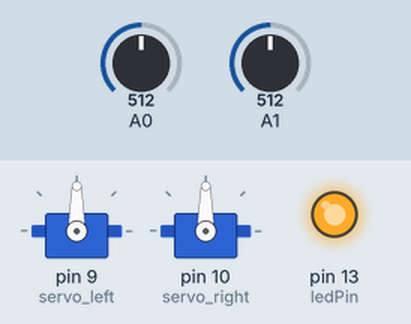
This sketch was run on a simulated Arduino Uno, built with avr-gcc and run on an emulated ATmega328P. Shown: 2 × servo, output pins drawn as LEDs (lit = HIGH). The inputs (shaded band) are chosen by the test bench; at power-on: A0 = 512, A1 = 512.

Above: at 1.2 s.
1.3 s: A0 set to 528
At 2.2 s:
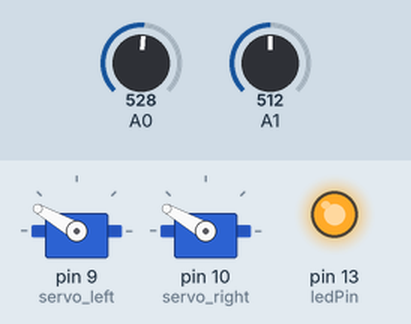
4.3 s: A1 set to 543
7.3 s: A1 set to 578
At 7.7 s:
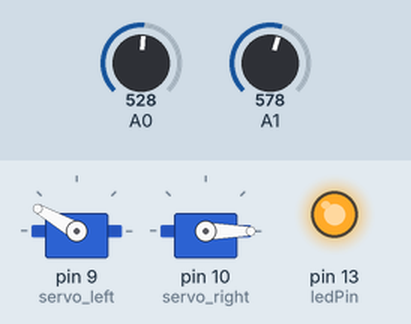
10.3 s: A0 set to 561
At 11.3 s:
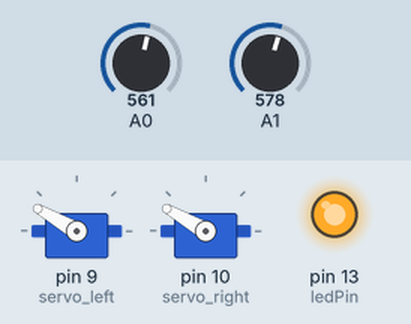
13.3 s: A0 set to 511
At 13.8 s:
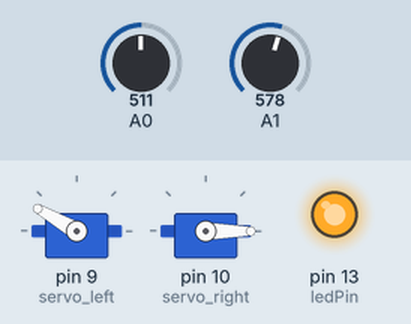
16.3 s: A1 set to 306
At 17.5 s:
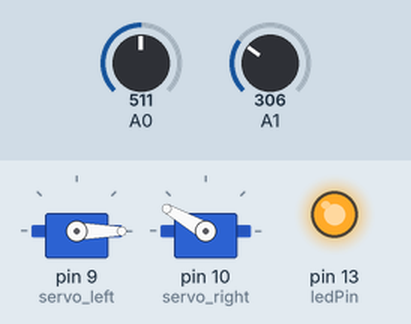
Timing chart, 0 to 19.3 s (numbered marks = the images above; inputs shaded):
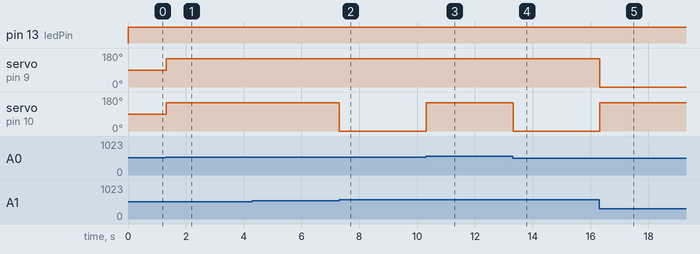

The sketch:

photovore_v1.ino
```cpp
#include <Servo.h>

Servo servo_left;   // create servo object to control a servo
                    // a maximum of eight servo objects can be created
Servo servo_right;  // create servo object to control a servo

int ledPin = 13;                // LED connected to digital pin 13

void setup()                    // run once, when the sketch starts
{

  servo_left.attach(9);  // attaches the servo on pin 9 to the servo object
  servo_right.attach(10);  // attaches the servo on pin 10 to the servo object
  pinMode(ledPin, OUTPUT);      // sets the digital pin as output

}

   int sensor_left=1;//left photoresistor
   int sensor_right=2;//right photoresistor
   int threshold=8;//the larger this number, the more likely your robot will drive straight

void loop()
{
   digitalWrite(ledPin, HIGH);   // sets the LED on
//store sensor data
   sensor_left = analogRead(0);            // reads the value of the left photoresistor (value between 0 and 1023)
   sensor_left = map(sensor_left, 0, 1023, 0, 255);     // scale it to use it with the 8bits (value between 0 and 255)
   sensor_right = analogRead(1);            // reads the value of the right photoresistor (value between 0 and 1023)
   sensor_right = map(sensor_right, 0, 1023, 0, 255);     // scale it to use it with the 8bits (value between 0 and 255)

      //detects more light on left side of robot
      if(sensor_left > sensor_right && (sensor_left - sensor_right) > threshold)
         {//go left
         servo_left.write(0);
         servo_right.write(150);
         }

      //detects more light on right side of robot
      else if(sensor_right > sensor_left && (sensor_right - sensor_left) > threshold)
         {//go right
         servo_left.write(150);
         servo_right.write(0);
         }

      //detects no light on both left and right side of robot
      else if(sensor_right == sensor_left && (sensor_right - sensor_left) < threshold)
         {//go right
         servo_left.write(90);
         servo_right.write(90);
         }

      //light is about equal on both sides
      else
         {//go straight
         servo_left.write(150);
         servo_right.write(150);
         }
   delay(25);                       // waits 25ms for a small delay to prevent crazy oscillations
   digitalWrite(ledPin, LOW);    // sets the LED off
}
```

Measured:
- the behaviour switches between 513 and 514 on A0 (found by bisection; images 0 and 1)
- the behaviour switches between 561 and 562 on A1 (found by bisection; images 1 and 2)
- the behaviour switches between 545 and 546 on A0 (found by bisection; images 2 and 3)
- after the input at 1.3 s, servo on pin 9 (servo_left), servo on pin 10 (servo_right): 90° → 150° at once
- after the input at 7.3 s, servo on pin 10 (servo_right): 150° → 0° at once
- after the input at 10.3 s, servo on pin 10 (servo_right): 0° → 150° at once
- after the input at 13.3 s, servo on pin 10 (servo_right): 150° → 0° at once
- after the input at 16.3 s, servo on pin 9 (servo_left): 150° → 0° at once; servo on pin 10 (servo_right): 0° → 150° at once
